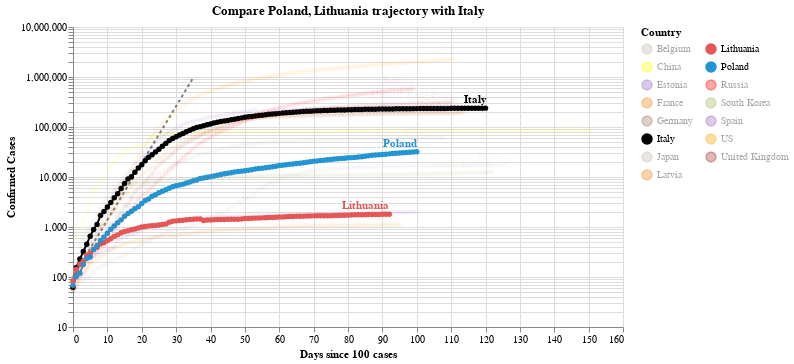

This figure's notebook cell:
### Code cell
#hide_input
chart2 = make_since_chart(dff2, ['Poland', 'Lithuania'], baseline_countries)
chart2

### Figure 1 — Vega-Lite specification as saved in the notebook (floating-point values rounded to 4 significant figures; data arrays with more than 128 entries replaced by an {"elided": "..."} marker saying what was removed)
{"config": {"view": {"continuousWidth": 400, "continuousHeight": 300}}, "layer": [{"data": {"name": "data-628230001892d6798b50651be41d1b3e"}, "mark": {"type": "line", "color": "black", "opacity": 0.5, "strokeDash": [3, 3]}, "encoding": {"x": {"type": "quantitative", "field": "Days since 100 cases"}, "y": {"type": "quantitative", "field": "Confirmed Cases"}}}, {"data": {"name": "data-41b66d675a17fabc252d02bb6f4d8c85"}, "mark": {"type": "line", "point": true}, "encoding": {"color": {"type": "nominal", "field": "Country", "legend": {"columns": 2}, "scale": {"domain": ["Belgium", "China", "Estonia", "France", "Germany", "Italy", "Japan", "Latvia", "Lithuania", "Poland", "Russia", "South Korea", "Spain", "US", "United Kingdom"], "range": ["#C1B7AD", "yellow", "#9467bd", "#F58518", "#9D755D", "black", "#C1B7AD", "#F58518", "#E45756", "#2495D3", "red", "#A1BA59", "#9467bd", "orange", "brown"]}}, "opacity": {"condition": {"value": 1, "selection": "selector004"}, "value": 0.05}, "tooltip": [{"type": "nominal", "field": "Country"}, {"type": "temporal", "field": "Date"}, {"type": "quantitative", "field": "Confirmed Cases"}, {"type": "quantitative", "field": "Days since 100 cases"}], "x": {"type": "quantitative", "field": "Days since 100 cases"}, "y": {"type": "quantitative", "field": "Confirmed Cases", "scale": {"type": "log"}}}, "selection": {"selector004": {"type": "multi", "fields": ["Country"], "bind": "legend", "init": [{"Country": "Poland"}, {"Country": "Lithuania"}, {"Country": "Italy"}]}}, "width": 550}, {"data": {"name": "data-41b66d675a17fabc252d02bb6f4d8c85"}, "mark": {"type": "text", "align": "right", "dy": -8, "fontWeight": "bold"}, "encoding": {"color": {"type": "nominal", "field": "Country", "legend": {"columns": 2}, "scale": {"domain": ["Belgium", "China", "Estonia", "France", "Germany", "Italy", "Japan", "Latvia", "Lithuania", "Poland", "Russia", "South Korea", "Spain", "US", "United Kingdom"], "range": ["#C1B7AD", "yellow", "#9467bd", "#F58518", "#9D755D", "black", "#C1B7AD", "#F58518", "#E45756", "#2495D3", "red", "#A1BA59", "#9467bd", "orange", "brown"]}}, "opacity": {"condition": {"value": 1, "selection": "selector004"}, "value": 0.05}, "text": {"type": "nominal", "field": "Country"}, "tooltip": [{"type": "nominal", "field": "Country"}, {"type": "temporal", "field": "Date"}, {"type": "quantitative", "field": "Confirmed Cases"}, {"type": "quantitative", "field": "Days since 100 cases"}], "x": {"type": "quantitative", "field": "Days since 100 cases"}, "y": {"type": "quantitative", "field": "Confirmed Cases", "scale": {"type": "log"}}}, "transform": [{"filter": "(datum['Date'] >= 1592697600000)"}], "width": 550}], "title": "Compare Poland, Lithuania trajectory with Italy", "$schema": "https://vega.github.io/schema/vega-lite/v4.0.2.json", "datasets": {"data-628230001892d6798b50651be41d1b3e": [{"Days since 100 cases": 0, "Confirmed Cases": 100.0}, {"Days since 100 cases": 1, "Confirmed Cases": 130.0}, {"Days since 100 cases": 2, "Confirmed Cases": 169.0}, {"Days since 100 cases": 3, "Confirmed Cases": 219.7}, {"Days since 100 cases": 4, "Confirmed Cases": 285.6}, {"Days since 100 cases": 5, "Confirmed Cases": 371.3}, {"Days since 100 cases": 6, "Confirmed Cases": 482.7}, {"Days since 100 cases": 7, "Confirmed Cases": 627.5}, {"Days since 100 cases": 8, "Confirmed Cases": 815.7}, {"Days since 100 cases": 9, "Confirmed Cases": 1060.0}, {"Days since 100 cases": 10, "Confirmed Cases": 1379.0}, {"Days since 100 cases": 11, "Confirmed Cases": 1792.0}, {"Days since 100 cases": 12, "Confirmed Cases": 2330.0}, {"Days since 100 cases": 13, "Confirmed Cases": 3029.0}, {"Days since 100 cases": 14, "Confirmed Cases": 3937.0}, {"Days since 100 cases": 15, "Confirmed Cases": 5119.0}, {"Days since 100 cases": 16, "Confirmed Cases": 6654.0}, {"Days since 100 cases": 17, "Confirmed Cases": 8650.0}, {"Days since 100 cases": 18, "Confirmed Cases": 11250.0}, {"Days since 100 cases": 19, "Confirmed Cases": 14620.0}, {"Days since 100 cases": 20, "Confirmed Cases": 19000.0}, {"Days since 100 cases": 21, "Confirmed Cases": 24710.0}, {"Days since 100 cases": 22, "Confirmed Cases": 32120.0}, {"Days since 100 cases": 23, "Confirmed Cases": 41750.0}, {"Days since 100 cases": 24, "Confirmed Cases": 54280.0}, {"Days since 100 cases": 25, "Confirmed Cases": 70560.0}, {"Days since 100 cases": 26, "Confirmed Cases": 91730.0}, {"Days since 100 cases": 27, "Confirmed Cases": 119300.0}, {"Days since 100 cases": 28, "Confirmed Cases": 155000.0}, {"Days since 100 cases": 29, "Confirmed Cases": 201500.0}, {"Days since 100 cases": 30, "Confirmed Cases": 262000.0}, {"Days since 100 cases": 31, "Confirmed Cases": 340600.0}, {"Days since 100 cases": 32, "Confirmed Cases": 442800.0}, {"Days since 100 cases": 33, "Confirmed Cases": 575600.0}, {"Days since 100 cases": 34, "Confirmed Cases": 748300.0}, {"Days since 100 cases": 35, "Confirmed Cases": 972800.0}], "data-41b66d675a17fabc252d02bb6f4d8c85": {"elided": "1688 records"}}}
